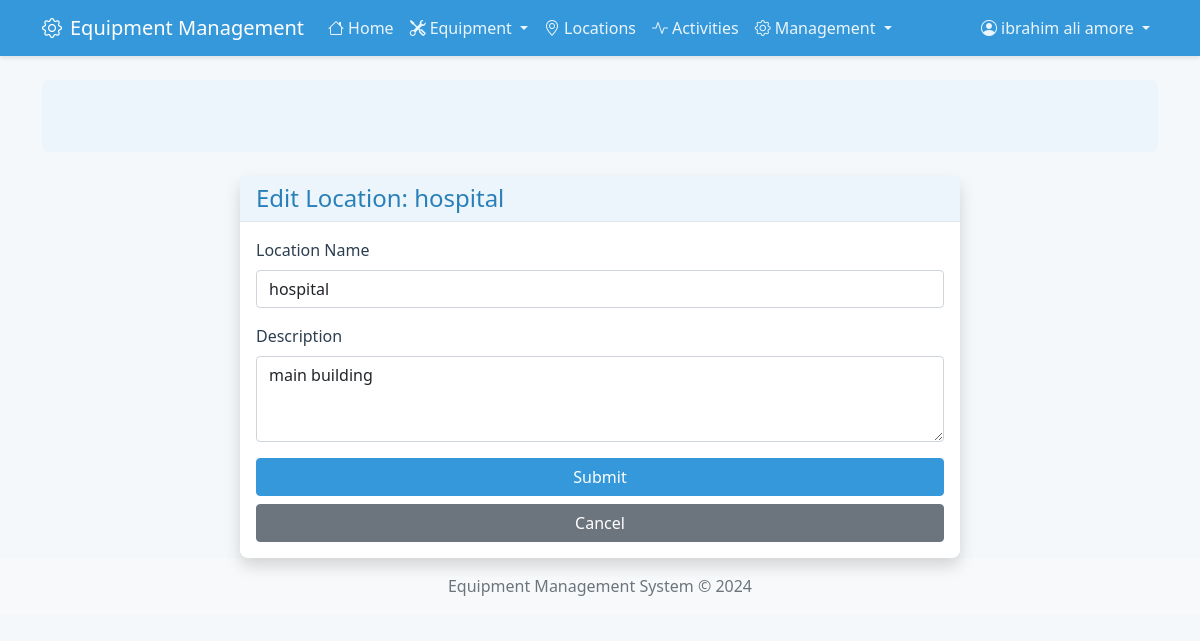
Page /locations/1/edit (signed in) on the committed database.
### app/models/tables.py (models this page shows, shortened)
class User(UserMixin, db.Model):
    __tablename__ = "user"
    staffno = db.Column(db.Integer, primary_key=True, index=True)
    staffname = db.Column(db.String(100), nullable=False)
    password = db.Column(db.String(300), nullable=False)
    isadmin = db.Column(db.Boolean, nullable=False, default=False)
    equipment_registers = db.relationship("EquipmentRegister", back_populates="user")
    activities = db.relationship("EquipmentActivity", back_populates="user")

class Location(db.Model):
    __tablename__ = "location"
    locid = db.Column(db.Integer, primary_key=True, index=True)
    locname = db.Column(db.String(100), nullable=False)
    description = db.Column(db.String(200))
    equipment = db.relationship("Equipment", back_populates="location")

### app/routes/location.py (the view, shortened to what this page needs)
@bp.route('/<int:locid>/edit', methods=['GET', 'POST'])
@login_required
@admin_required
def edit(locid):
    location = Location.query.get_or_404(locid)
    form = LocationForm(obj=location)
    return render_template('location/edit.html', form=form, location=location)

### app/forms/location.py
class LocationForm(FlaskForm):
    locname = StringField('Location Name', validators=[DataRequired(), Length(max=100)])
    description = TextAreaField('Description', validators=[Length(max=200)])
    submit = SubmitField('Submit')

### app/templates/location/edit.html (shortened to what this page needs)
{% extends "base.html" %}
{% block content %}
<div class="container">
    <div class="row justify-content-center">
        <div class="col-md-8">
            <div class="card shadow">
                <div class="card-header">
                    <h4 class="card-title mb-0">Edit Location: {{ location.locname }}</h4>
                </div>
                <div class="card-body">
                    <form method="POST" novalidate>
                        <div class="mb-3">
                            {{ form.locname.label(class="form-label") }}
                            {{ form.locname(class="form-control" + (" is-invalid" if form.locname.errors else "")) }}
                        </div>
                        <div class="mb-3">
                            {{ form.description.label(class="form-label") }}
                            {{ form.description(class="form-control" + (" is-invalid" if form.description.errors else ""), rows=3) }}
                        </div>
                        <div class="d-grid gap-2">
                            {{ form.submit(class="btn btn-primary") }}
                            <a href="{{ url_for('location_bp.index') }}" class="btn btn-secondary">Cancel</a>
                        </div>
                    </form>
                </div>
            </div>
        </div>
    </div>
</div>
{% endblock %}

### app/templates/includes/navbar.html (shortened to what this page needs)
<nav class="navbar navbar-expand-lg navbar-dark bg-primary">
    <div class="container">
        <a class="navbar-brand" href="{{ url_for('main.index') }}">
            <i class="bi bi-gear me-2"></i>Equipment Management
        </a>
        <div class="collapse navbar-collapse" id="navbarMain">
            <ul class="navbar-nav me-auto">
                <li class="nav-item">
                    <a class="nav-link {{ 'active' if request.endpoint == 'main.index' }}"
                       href="{{ url_for('main.index') }}">
                        <i class="bi bi-house me-1"></i>Home
                    </a>
                </li>
                <li class="nav-item dropdown">
                    <a class="nav-link dropdown-toggle {{ 'active' if 'equipment' in request.endpoint }}"
                       href="#"
                       data-bs-toggle="dropdown">
                        <i class="bi bi-tools me-1"></i>Equipment
                    </a>
                </li>
                <li class="nav-item">
                    <a class="nav-link {{ 'active' if request.endpoint == 'location_bp.index' }}"
                       href="{{ url_for('location_bp.index') }}">
                        <i class="bi bi-geo-alt me-1"></i>Locations
                    </a>
                </li>
                <li class="nav-item">
                    <a class="nav-link {{ 'active' if request.endpoint == 'equipment_activity.index' }}"
                       href="{{ url_for('equipment_activity.index') }}">
                        <i class="bi bi-activity me-1"></i>Activities
                    </a>
                </li>
                {% if current_user.isadmin %}
                <li class="nav-item dropdown">
                    <a class="nav-link dropdown-toggle {{ 'active' if 'admin' in request.endpoint }}"
                       href="#"
                       data-bs-toggle="dropdown">
                        <i class="bi bi-gear me-1"></i>Management
                    </a>
                </li>
                {% endif %}
            </ul>
            <ul class="navbar-nav ms-auto">
                {% if current_user.is_authenticated %}
                <li class="nav-item dropdown">
                    <a class="nav-link dropdown-toggle" href="#" data-bs-toggle="dropdown">
                        <i class="bi bi-person-circle me-1"></i>{{ current_user.staffname }}
                    </a>
                </li>
                {% else %}
                <li class="nav-item">
                    <a class="nav-link" href="{{ url_for('auth.login') }}">
                        <i class="bi bi-box-arrow-in-right me-1"></i>Login
                    </a>
                </li>
                {% endif %}
            </ul>
        </div>
    </div>
</nav>

### app/static/css/style.css (style rules this page uses)
:root { --primary-color: #3498db; --primary-light: #ebf5fb; --primary-dark: #2980b9; --secondary-color: #f8f9fa; --text-color: #2c3e50; --border-color: #e3e8ed; --success-color: #2ecc71; --warning-color: #f1c40f; --danger-color: #e74c3c; }
body { background-color: #f5f8fa; color: var(--text-color); }
.navbar { background-color: var(--primary-color) !important; box-shadow: 0 2px 4px rgba(0,0,0,0.1); }
.navbar-dark .navbar-nav .nav-link { color: rgba(255,255,255,0.9); }
.card { border: none; border-radius: 8px; box-shadow: 0 2px 4px rgba(0,0,0,0.05); background-color: #ffffff; transition: transform 0.2s, box-shadow 0.2s; }
.card-header { background-color: var(--primary-light); border-bottom: 1px solid var(--border-color); color: var(--primary-dark); font-weight: 500; }
.btn-primary { background-color: var(--primary-color); border-color: var(--primary-color); }
.form-label { color: var(--text-color); font-weight: 500; }
.navbar { box-shadow: 0 2px 4px rgba(0,0,0,0.1); }
.navbar-brand { font-weight: 500; }
.nav-item { position: relative; }
.nav-item::after { content: ''; position: absolute; width: 0; height: 2px; bottom: 0; left: 50%; background-color: #ffffff; transition: all 0.3s ease; }

### rows in the picture
User: staffname "ibrahim ali amore"
Location: locname "hospital", description "main building"
